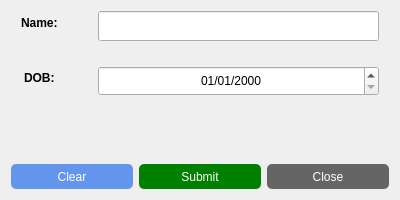
<?xml version="1.0" encoding="UTF-8"?>
<ui version="4.0">
 <class>addmemdialog</class>
 <widget class="QDialog" name="addmemdialog">
  <property name="geometry">
   <rect>
    <x>0</x>
    <y>0</y>
    <width>400</width>
    <height>200</height>
   </rect>
  </property>
  <property name="windowTitle">
   <string>Add Members</string>
  </property>
  <layout class="QVBoxLayout" name="verticalLayout">
   <item>
    <layout class="QFormLayout" name="inputform">
     <property name="fieldGrowthPolicy">
      <enum>QFormLayout::ExpandingFieldsGrow</enum>
     </property>
     <property name="labelAlignment">
      <set>Qt::AlignCenter</set>
     </property>
     <property name="formAlignment">
      <set>Qt::AlignCenter</set>
     </property>
     <property name="horizontalSpacing">
      <number>40</number>
     </property>
     <property name="verticalSpacing">
      <number>25</number>
     </property>
     <property name="leftMargin">
      <number>10</number>
     </property>
     <property name="rightMargin">
      <number>10</number>
     </property>
     <item row="0" column="0">
      <widget class="QLabel" name="name">
       <property name="font">
        <font>
         <bold>true</bold>
        </font>
       </property>
       <property name="text">
        <string>Name:</string>
       </property>
      </widget>
     </item>
     <item row="1" column="0">
      <widget class="QLabel" name="dob">
       <property name="font">
        <font>
         <bold>true</bold>
        </font>
       </property>
       <property name="text">
        <string>DOB:</string>
       </property>
      </widget>
     </item>
     <item row="0" column="1">
      <widget class="QLineEdit" name="inputname">
       <property name="minimumSize">
        <size>
         <width>0</width>
         <height>30</height>
        </size>
       </property>
      </widget>
     </item>
     <item row="1" column="1">
      <widget class="QDateEdit" name="datepicker">
       <property name="sizePolicy">
        <sizepolicy hsizetype="Expanding" vsizetype="Fixed">
         <horstretch>0</horstretch>
         <verstretch>0</verstretch>
        </sizepolicy>
       </property>
       <property name="minimumSize">
        <size>
         <width>0</width>
         <height>30</height>
        </size>
       </property>
       <property name="alignment">
        <set>Qt::AlignCenter</set>
       </property>
       <property name="displayFormat">
        <string>dd/MM/yyyy</string>
       </property>
       <property name="calendarPopup">
        <bool>false</bool>
       </property>
      </widget>
     </item>
    </layout>
   </item>
   <item>
    <widget class="QLabel" name="error">
     <property name="font">
      <font>
       <bold>true</bold>
      </font>
     </property>
     <property name="styleSheet">
      <string notr="true">color: orange</string>
     </property>
     <property name="text">
      <string/>
     </property>
     <property name="alignment">
      <set>Qt::AlignCenter</set>
     </property>
    </widget>
   </item>
   <item>
    <layout class="QHBoxLayout" name="buttonlayout">
     <item>
      <widget class="QPushButton" name="clearbutton">
       <property name="minimumSize">
        <size>
         <width>0</width>
         <height>25</height>
        </size>
       </property>
       <property name="styleSheet">
        <string notr="true">QPushButton#clearbutton{
	background-color: cornflowerblue;
	border-radius: 5px;
	color: white;
}

QPushButton#clearbutton:hover{
	border: 2px solid teal;
}</string>
       </property>
       <property name="text">
        <string>Clear</string>
       </property>
      </widget>
     </item>
     <item>
      <widget class="QPushButton" name="submitbutton">
       <property name="minimumSize">
        <size>
         <width>0</width>
         <height>25</height>
        </size>
       </property>
       <property name="styleSheet">
        <string notr="true">QPushButton#submitbutton{
	background-color: green;
	border-radius: 5px;
	color: white;
}

QPushButton#submitbutton:hover{
	border: 2px solid teal;
}</string>
       </property>
       <property name="text">
        <string>Submit</string>
       </property>
      </widget>
     </item>
     <item>
      <widget class="QPushButton" name="closebutton">
       <property name="minimumSize">
        <size>
         <width>0</width>
         <height>25</height>
        </size>
       </property>
       <property name="styleSheet">
        <string notr="true">QPushButton#closebutton{
	background-color: #656565;
	border-radius: 5px;
	color: white;
}

QPushButton#closebutton:hover{
	border: 2px solid teal;
}</string>
       </property>
       <property name="text">
        <string>Close</string>
       </property>
      </widget>
     </item>
    </layout>
   </item>
  </layout>
 </widget>
 <resources/>
 <connections/>
</ui>
